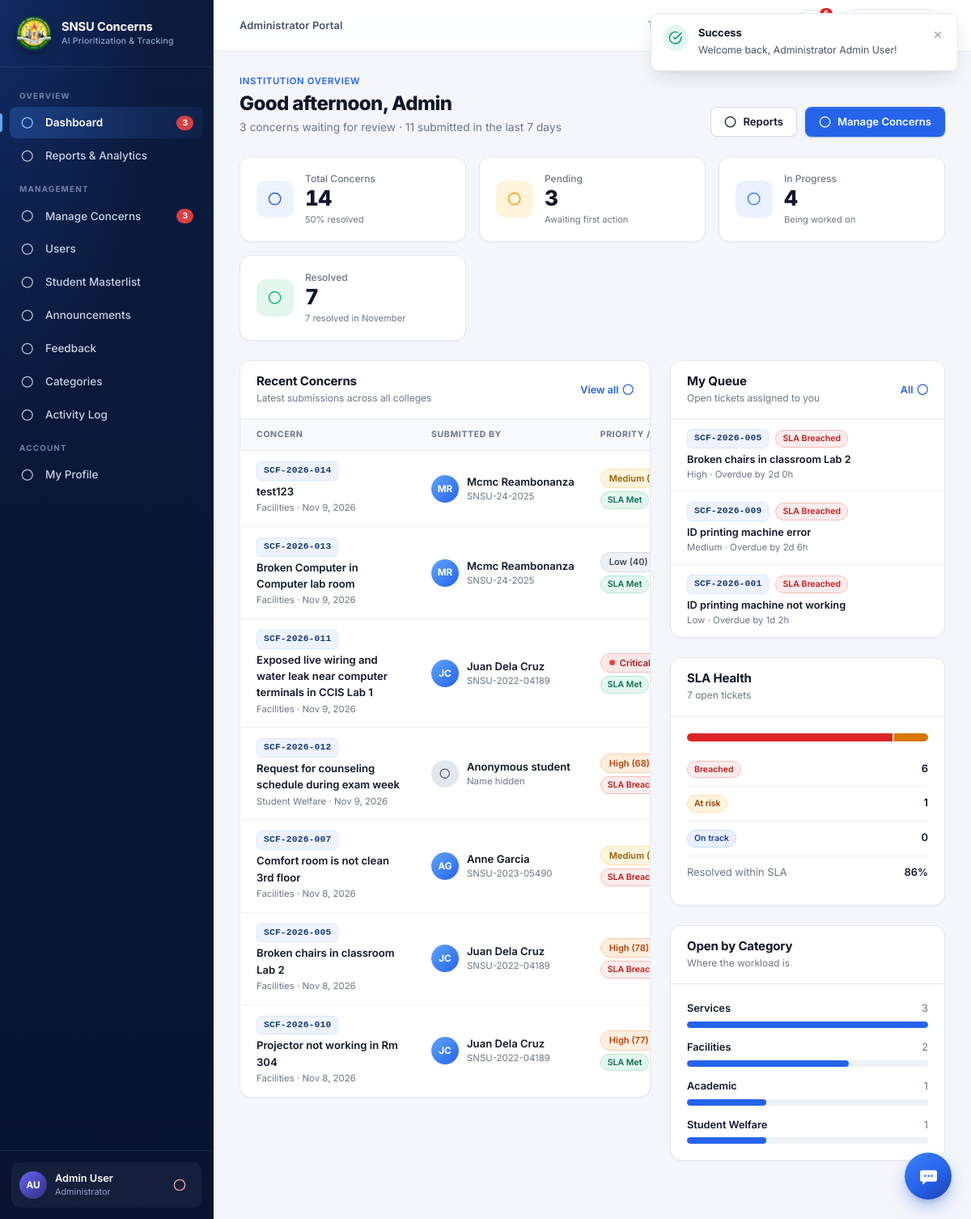
/admin/dashboard.php (signed in), run on the app's committed database.
### tables this page shows
CREATE TABLE `concerns` (
  `concern_id` int(11) NOT NULL AUTO_INCREMENT,
  `ticket_id` varchar(50) NOT NULL,
  `student_id` int(11) NOT NULL,
  `is_anonymous` tinyint(1) NOT NULL DEFAULT 0,
  `category_id` int(11) NOT NULL,
  `status_id` int(11) NOT NULL DEFAULT 1,
  `assigned_admin_id` int(11) DEFAULT NULL,
  `title` varchar(255) NOT NULL,
  `description` text NOT NULL,
  `attachment_path` varchar(255) DEFAULT NULL,
  `priority` enum('Critical','High','Medium','Low') DEFAULT 'Medium',
  `ai_urgency_score` int(11) DEFAULT 50,
  `ai_reasons` text DEFAULT NULL,
  `ai_suggested_category_id` int(11) DEFAULT NULL,
  `sla_hours` int(11) DEFAULT 72,
  `sla_due_at` datetime DEFAULT NULL,
  `sla_alert_level` enum('none','at_risk','breached') NOT NULL DEFAULT 'none',
  `first_response_at` datetime DEFAULT NULL,
  `resolved_at` datetime DEFAULT NULL,
  `reopen_count` tinyint(4) NOT NULL DEFAULT 0,
  `last_reopened_at` datetime DEFAULT NULL,
  `withdrawn_at` datetime DEFAULT NULL,
  `withdraw_reason` varchar(255) DEFAULT NULL,
  `edited_at` datetime DEFAULT NULL,
  `edit_count` tinyint(4) NOT NULL DEFAULT 0,
  `is_rrt_alert` tinyint(1) DEFAULT 0,
  `date_submitted` datetime DEFAULT current_timestamp(),
  `updated_at` datetime DEFAULT current_timestamp() ON UPDATE current_timestamp(),
  PRIMARY KEY (`concern_id`),
  UNIQUE KEY `ticket_id` (`ticket_id`),
  KEY `ticket_id_2` (`ticket_id`),
  KEY `student_id` (`student_id`),
  KEY `category_id` (`category_id`),
  KEY `status_id` (`status_id`),
  KEY `priority` (`priority`),
  KEY `idx_concerns_sla_due` (`sla_due_at`),
  KEY `idx_concerns_date_submitted` (`date_submitted`),
  KEY `idx_concerns_resolved_at` (`resolved_at`),
  KEY `idx_concerns_assigned` (`assigned_admin_id`),
  CONSTRAINT `fk_concern_assigned_admin` FOREIGN KEY (`assigned_admin_id`) REFERENCES `administrators` (`admin_id`) ON DELETE SET NULL,
  CONSTRAINT `fk_concern_category` FOREIGN KEY (`category_id`) REFERENCES `categories` (`category_id`),
  CONSTRAINT `fk_concern_status` FOREIGN KEY (`status_id`) REFERENCES `statuses` (`status_id`),
  CONSTRAINT `fk_concern_student` FOREIGN KEY (`student_id`) REFERENCES `students` (`student_id`) ON DELETE CASCADE
);

CREATE TABLE `categories` (
  `category_id` int(11) NOT NULL AUTO_INCREMENT,
  `category_name` varchar(100) NOT NULL,
  `description` text DEFAULT NULL,
  `is_active` tinyint(1) NOT NULL DEFAULT 1,
  `created_at` datetime DEFAULT current_timestamp(),
  PRIMARY KEY (`category_id`),
  UNIQUE KEY `category_name` (`category_name`)
);

### admin/dashboard.php (the view, shortened to what the rows shown need)
<?php
require_once __DIR__ . '/../config/db.php';
require_once __DIR__ . '/../includes/helpers.php';
require_once __DIR__ . '/../includes/auth_check.php';
$user = getCurrentUser();
$recentConcerns = $pdo->query("
    SELECT c.*, " . anonStudentColumns() . ", cat.category_name, st.status_name
    FROM concerns c
    JOIN students s ON c.student_id = s.student_id
    JOIN categories cat ON c.category_id = cat.category_id
    JOIN statuses st ON c.status_id = st.status_id
    ORDER BY c.date_submitted DESC, c.concern_id DESC
    LIMIT 7
")->fetchAll();
$myQueueStmt = $pdo->prepare("
    SELECT c.*, st.status_name FROM concerns c
    JOIN statuses st ON st.status_id = c.status_id
    WHERE c.assigned_admin_id = :me AND c.status_id IN (1, 2)
    ORDER BY FIELD(c.priority, 'Critical', 'High', 'Medium', 'Low'), c.sla_due_at
    LIMIT 5
");
$myQueueStmt->execute(['me' => $user['id']]);
$myQueue = $myQueueStmt->fetchAll();
$hour = (int)date('G');
$greeting = $hour < 12 ? 'Good morning' : ($hour < 18 ? 'Good afternoon' : 'Good evening');
require_once __DIR__ . '/../includes/header.php';
require_once __DIR__ . '/../includes/navbar.php';
require_once __DIR__ . '/../includes/sidebar.php';
?>
<div class="page-header">
  <div class="page-title-wrap">
    <h1 class="page-title"><?= $greeting ?>, <?= e(explode(' ', $user['name'])[0]) ?></h1>
  </div>
</div>
<div class="grid-main-side">
  <div>
    <div class="card">
      <div class="card-header">
        <div>
          <h2 class="card-title">Recent Concerns</h2>
        </div>
      </div>
      <div class="table-responsive">
        <table class="table table-stack">
          <thead>
            <tr>
              <th>Concern</th>
              <th>Submitted by</th>
              <th>Priority / SLA</th>
            </tr>
          </thead>
          <tbody>
            <?php foreach ($recentConcerns as $c): ?>
              <tr data-href="concern_details.php?id=<?= (int)$c['concern_id'] ?>">
                <td class="cell-title">
                  <div class="flex items-center gap-2" style="margin-bottom: 3px;">
                    <span class="ticket-badge"><?= e($c['ticket_id']) ?></span>
                  </div>
                  <a href="concern_details.php?id=<?= (int)$c['concern_id'] ?>"><?= e($c['title']) ?></a>
                  <span class="cell-sub"><?= e($c['category_name']) ?> · <?= formatDate($c['date_submitted']) ?></span>
                </td>
                <td>
                  <div class="person">
                    <?= senderAvatar($c) ?>
                    <div style="min-width: 0;">
                      <div class="person-name"><?= e($c['student_name']) ?></div>
                      <div class="person-sub"><?= $c['is_anonymous'] ? 'Name hidden' : e($c['student_no']) ?></div>
                    </div>
                  </div>
                </td>
                <td>
                  <div class="pill-stack">
                    <?= renderPriorityBadge($c['priority'], (int)$c['ai_urgency_score']) ?>
                    <?= renderSlaBadge($c, false) ?>
                  </div>
                </td>
              </tr>
            <?php endforeach; ?>
          </tbody>
        </table>
      </div>
    </div>
  </div>
  <div>
    <div class="card">
      <div class="card-header">
        <div>
          <h2 class="card-title">My Queue</h2>
        </div>
      </div>
      <?php foreach ($myQueue as $q): ?>
        <a href="concern_details.php?id=<?= (int)$q['concern_id'] ?>" class="list-item" style="padding: 12px 20px; text-decoration: none; color: inherit;">
          <div class="list-item-body">
            <div class="flex items-center gap-2" style="margin-bottom: 4px;">
              <span class="ticket-badge"><?= e($q['ticket_id']) ?></span>
              <?= renderSlaBadge($q, false) ?>
            </div>
            <div class="text-sm font-semibold truncate" style="color: var(--text-primary);"><?= e($q['title']) ?></div>
            <div class="text-xs text-muted"><?= e($q['priority']) ?> · <?= e(getSlaState($q)['detail']) ?></div>
          </div>
        </a>
      <?php endforeach; ?>
    </div>
    <div class="card">
      <div class="card-header">
        <div>
          <h2 class="card-title">SLA Health</h2>
        </div>
      </div>
    </div>
    <div class="card">
      <div class="card-header">
        <div>
          <h2 class="card-title">Open by Category</h2>
        </div>
      </div>
    </div>
  </div>
</div>
<?php require_once __DIR__ . '/../includes/footer.php'; ?>

### includes/anonymity.php (shortened to what the rows shown need)
<?php
function anonStudentColumns(string $c = 'c', string $s = 's'): string {
    $anon = "{$c}.is_anonymous = 1";
    return "IF({$anon}, '" . ANONYMOUS_LABEL . "', {$s}.name) AS student_name,
            IF({$anon}, NULL, {$s}.student_no) AS student_no,
            IF({$anon}, NULL, {$s}.email) AS student_email,
            IF({$anon}, NULL, {$s}.department) AS student_dept,
            IF({$anon}, NULL, {$s}.program) AS program";
}
function senderAvatar(array $row, string $extraClass = '', string $style = ''): string {
    $styleAttr = $style !== '' ? ' style="' . e($style) . '"' : '';
    if (!empty($row['is_anonymous'])) {
        return '<div class="avatar avatar-anon ' . e($extraClass) . '"' . $styleAttr . ' title="Identity hidden">' . icon('eye-off', '', 14) . '</div>';
    }
    return '<div class="avatar ' . e($extraClass) . '"' . $styleAttr . '>' . e(userInitials($row['student_name'] ?? '?')) . '</div>';
}

### includes/helpers.php (shortened to what the rows shown need)
<?php
require_once __DIR__ . '/sla.php';
require_once __DIR__ . '/registration.php';
require_once __DIR__ . '/anonymity.php';
function userInitials(string $name): string {
    $clean = preg_replace('/^(Dr|Engr|Prof|Mr|Ms|Mrs|Atty)\.?\s+/i', '', trim($name));
    $parts = preg_split('/\s+/', $clean) ?: [''];
    $first = mb_substr($parts[0], 0, 1);
    $last  = count($parts) > 1 ? mb_substr(end($parts), 0, 1) : '';
    return mb_strtoupper($first . $last) ?: '?';
}
function e(?string $str): string {
    return htmlspecialchars((string)($str ?? ''), ENT_QUOTES, 'UTF-8');
}
function renderPriorityBadge(string $priority, ?int $score = null): string {
    $p = ucfirst(strtolower(trim($priority)));
    $scoreText = ($score !== null) ? " (" . (int)$score . ")" : "";
    switch ($p) {
        case 'Critical':
            return '<span class="priority-pill priority-critical"><span class="pulse-ring"></span>Critical' . $scoreText . '</span>';
        case 'High':
            return '<span class="priority-pill priority-high">High' . $scoreText . '</span>';
        case 'Medium':
            return '<span class="priority-pill priority-medium">Medium' . $scoreText . '</span>';
        case 'Low':
        default:
            return '<span class="priority-pill priority-low">Low' . $scoreText . '</span>';
    }
}
function formatDate(?string $datetime): string {
    $time = strtotime($datetime);
    return date('M j, Y', $time);
}
function getIcon(string $name, string $extraClass = '', ?int $size = null): string {
    $dim = $size ? "width='{$size}' height='{$size}'" : "";
    $classAttr = "class='svg-icon " . e($extraClass) . "'";
    return $icons[$name] ?? "<svg {$classAttr} {$dim} viewBox='0 0 24 24'><circle cx='12' cy='12' r='10'/></svg>";
}
function icon(string $name, string $extraClass = '', ?int $size = null): string {
    return getIcon($name, $extraClass, $size);
}

### includes/sla.php (shortened to what the rows shown need)
<?php
function formatDuration(int $seconds): string {
    $seconds = abs($seconds);
    $d = intdiv($seconds, 86400);
    $h = intdiv($seconds % 86400, 3600);
    $m = intdiv($seconds % 3600, 60);
    if ($d > 0) return "{$d}d {$h}h";
    if ($h > 0) return "{$h}h {$m}m";
    return max(1, $m) . "m";
}
function getSlaState(array $c, ?int $now = null): array {
    $now = $now ?? time();
    $due = !empty($c['sla_due_at'])
        ? strtotime($c['sla_due_at'])
        : strtotime($c['date_submitted'] ?? 'now') + (int)($c['sla_hours'] ?? 72) * 3600;
    $isWithdrawn = (isset($c['status_name']) && $c['status_name'] === 'Withdrawn')
        || (isset($c['status_id']) && (int)$c['status_id'] === 4);
    $isResolved = (isset($c['status_name']) && $c['status_name'] === 'Resolved')
        || (isset($c['status_id']) && (int)$c['status_id'] === 3);
    if ($isResolved) {
        $resolvedAt = !empty($c['resolved_at']) ? strtotime($c['resolved_at']) : $now;
        $met = $resolvedAt <= $due;
        return [
            'state'     => $met ? 'met' : 'missed',
            'label'     => $met ? 'SLA Met' : 'SLA Missed',
            'detail'    => $met ? 'Resolved within target' : 'Resolved ' . formatDuration($resolvedAt - $due) . ' late',
            'due_at'    => date('Y-m-d H:i:s', $due),
            'remaining' => 0,
        ];
    }
    $remaining = $due - $now;
    $window    = max(1, (int)($c['sla_hours'] ?? 72) * 3600);
    if ($remaining < 0) {
        $state = 'breached';
        $label = 'SLA Breached';
        $detail = 'Overdue by ' . formatDuration($remaining);
    } elseif ($remaining <= $window * SLA_AT_RISK_RATIO) {
        $state = 'at_risk';
        $label = 'At Risk';
        $detail = formatDuration($remaining) . ' left';
    } else {
        $state = 'on_track';
        $label = 'On Track';
        $detail = formatDuration($remaining) . ' left';
    }
    return [
        'state'     => $state,
        'label'     => $label,
        'detail'    => $detail,
        'due_at'    => date('Y-m-d H:i:s', $due),
        'remaining' => $remaining,
    ];
}
function renderSlaBadge(array $concern, bool $withDetail = true): string {
    $sla = getSlaState($concern);
    $html = '<span class="sla-pill sla-' . $sla['state'] . '" title="Due: ' . htmlspecialchars(date('M j, Y · g:i A', strtotime($sla['due_at'])), ENT_QUOTES) . '">'
          . htmlspecialchars($sla['label']) . '</span>';
    return $html;
}

### data on the page
concerns: ticket "SCF-2026-014", title "test123", category.category_name "Facilities", date_submitted "Nov 9, 2026", student_name "MR", student_name "Mcmc Reambonanza", student_no "SNSU-24-2025", resolved_at+sla_due_at "SLA Met"
concerns: ticket "SCF-2026-013", title "Broken Computer in Computer lab room", category.category_name "Facilities", date_submitted "Nov 9, 2026", student_name "MR", student_name "Mcmc Reambonanza", student_no "SNSU-24-2025", ai_urgency_score "(40)", resolved_at+sla_due_at "SLA Met"
concerns: ticket "SCF-2026-011", title "Exposed live wiring and water leak near computer terminals in CCIS Lab 1", category.category_name "Facilities", date_submitted "Nov 9, 2026", student_name "JC", student_name "Juan Dela Cruz", student_no "SNSU-2022-04189", resolved_at+sla_due_at "SLA Met"
concerns: ticket "SCF-2026-012", title "Request for counseling schedule during exam week", category.category_name "Student Welfare", date_submitted "Nov 9, 2026", student_name "Anonymous student", is_anonymous "Name hidden", ai_urgency_score "(68)", sla_due_at "SLA…"
concerns: ticket "SCF-2026-007", title "Comfort room is not clean 3rd floor", category.category_name "Facilities", date_submitted "Nov 8, 2026", student_name "AG", student_name "Anne Garcia", student_no "SNSU-2023-05490", sla_due_at "SLA…"
concerns: ticket "SCF-2026-005", title "Broken chairs in classroom Lab 2", category.category_name "Facilities", date_submitted "Nov 8, 2026", student_name "JC", student_name "Juan Dela Cruz", student_no "SNSU-2022-04189", ai_urgency_score "(78)", sla_due_at "SLA…", sla_due_at "SLA Breached", priority "High", sla_due_at "Overdue by 2d 0h"
concerns: ticket "SCF-2026-010", title "Projector not working in Rm 304", category.category_name "Facilities", date_submitted "Nov 8, 2026", student_name "JC", student_name "Juan Dela Cruz", student_no "SNSU-2022-04189", ai_urgency_score "(77)", resolved_at+sla_due_at "SLA Met"
concerns: ticket "SCF-2026-009", sla_due_at "SLA Breached", title "ID printing machine error", priority "Medium", sla_due_at "Overdue by 2d 6h"
concerns: ticket "SCF-2026-001", sla_due_at "SLA Breached", title "ID printing machine not working", priority "Low", sla_due_at "Overdue by 1d 2h"

### other printed values
$portalName "Administrator Portal"
$section "OVERVIEW"
$label "Dashboard"
$count "3"
$label "Reports & Analytics"
$section "MANAGEMENT"
$label "Manage Concerns"
$label "Users"
$label "Student Masterlist"
$label "Announcements"
$label "Feedback"
$label "Categories"
$label "Activity Log"
$section "ACCOUNT"
$label "My Profile"
